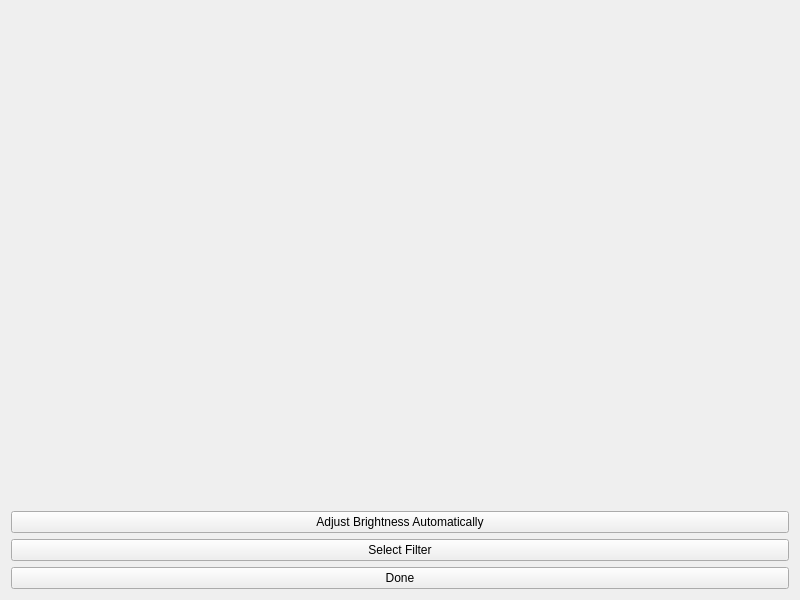
<?xml version="1.0" encoding="UTF-8"?>
<ui version="4.0">
 <class>EditDialog</class>
 <widget class="QWidget" name="EditDialog">
  <property name="geometry">
   <rect>
    <x>0</x>
    <y>0</y>
    <width>800</width>
    <height>600</height>
   </rect>
  </property>
  <property name="windowTitle">
   <string>editdialog</string>
  </property>
  <layout class="QVBoxLayout" name="verticalLayout">
   <item>
    <widget class="QLabel" name="imageLabel">
     <property name="sizePolicy">
      <sizepolicy hsizetype="Expanding" vsizetype="Expanding">
       <horstretch>0</horstretch>
       <verstretch>0</verstretch>
      </sizepolicy>
     </property>
     <property name="text">
      <string/>
     </property>
     <property name="alignment">
      <set>Qt::AlignmentFlag::AlignCenter</set>
     </property>
    </widget>
   </item>
   <item>
    <widget class="QPushButton" name="autoBrightnessButton">
     <property name="text">
      <string>Adjust Brightness Automatically</string>
     </property>
    </widget>
   </item>
   <item>
    <widget class="QPushButton" name="filterButton">
     <property name="text">
      <string>Select Filter</string>
     </property>
    </widget>
   </item>
   <item>
    <widget class="QPushButton" name="completeButton">
     <property name="text">
      <string>Done</string>
     </property>
    </widget>
   </item>
  </layout>
 </widget>
 <resources/>
 <connections/>
</ui>
